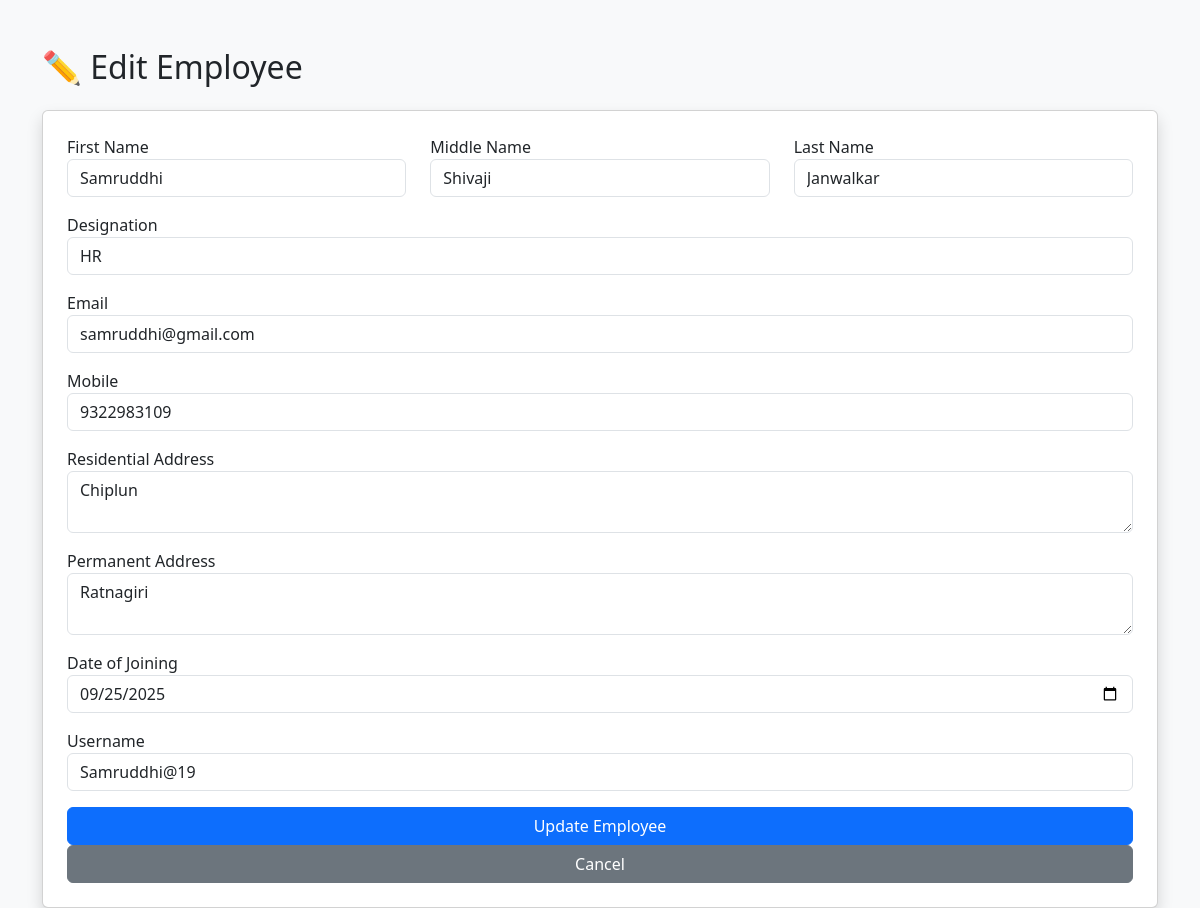
Page /employee_edit.php?id=4 (signed in) on the committed database.
### tables this page shows
CREATE TABLE `employee_details` (
  `employee_id` int(11) NOT NULL,
  `user_id` int(11) DEFAULT NULL,
  `date_of_joining` date NOT NULL,
  `address` varchar(255) DEFAULT NULL,
  `designation` varchar(100) NOT NULL,
  `first_name` varchar(50) NOT NULL,
  `middle_name` varchar(50) DEFAULT NULL,
  `last_name` varchar(50) NOT NULL,
  `mobile_no` varchar(15) NOT NULL,
  `whatsapp_no` varchar(15) DEFAULT NULL,
  `email_id` varchar(100) NOT NULL,
  `residential_address` varchar(255) DEFAULT NULL,
  `permanent_address` varchar(255) DEFAULT NULL,
  `aadhar_card_no` varchar(20) NOT NULL,
  `pan_card_no` varchar(20) DEFAULT NULL
);

CREATE TABLE `users` (
  `user_id` int(11) NOT NULL,
  `username` varchar(50) NOT NULL,
  `password` varchar(255) NOT NULL,
  `role` enum('admin','employee') NOT NULL,
  `last_login` datetime DEFAULT NULL
);

### employee_edit.php (the view, shortened to what this page needs)
<?php
include 'db.php';
$employee_id = intval($_GET['id']);
$sql = "SELECT e.*, u.username
        FROM employee_details e
        JOIN users u ON e.user_id = u.user_id
        WHERE e.employee_id = ?";
$stmt = $conn->prepare($sql);
$stmt->bind_param("i", $employee_id);
$stmt->execute();
$result = $stmt->get_result();
$employee = $result->fetch_assoc();
?>
<!DOCTYPE html>
<html lang="en">
<head>
    <link href="https://cdn.jsdelivr.net/npm/bootstrap@5.3.0/dist/css/bootstrap.min.css" rel="stylesheet">
</head>
<body class="bg-light">
<div class="container mt-5">
    <h2 class="mb-4">✏️ Edit Employee</h2>
    <form method="POST" class="card p-4 shadow">
        <div class="row">
            <div class="col-md-4 mb-3">
                <label>First Name</label>
                <input type="text" name="first_name" class="form-control" value="<?= $employee['first_name'] ?>" required>
            </div>
            <div class="col-md-4 mb-3">
                <label>Middle Name</label>
                <input type="text" name="middle_name" class="form-control" value="<?= $employee['middle_name'] ?>">
            </div>
            <div class="col-md-4 mb-3">
                <label>Last Name</label>
                <input type="text" name="last_name" class="form-control" value="<?= $employee['last_name'] ?>" required>
            </div>
        </div>
        <div class="mb-3">
            <label>Designation</label>
            <input type="text" name="designation" class="form-control" value="<?= $employee['designation'] ?>" required>
        </div>
        <div class="mb-3">
            <label>Email</label>
            <input type="email" name="email_id" class="form-control" value="<?= $employee['email_id'] ?>" required>
        </div>
        <div class="mb-3">
            <label>Mobile</label>
            <input type="text" name="mobile_no" class="form-control" value="<?= $employee['mobile_no'] ?>" required>
        </div>
        <div class="mb-3">
            <label>Residential Address</label>
            <textarea name="residential_address" class="form-control" required><?= $employee['residential_address'] ?></textarea>
        </div>
        <div class="mb-3">
            <label>Permanent Address</label>
            <textarea name="permanent_address" class="form-control" required><?= $employee['permanent_address'] ?></textarea>
        </div>
        <div class="mb-3">
            <label>Date of Joining</label>
            <input type="date" name="date_of_joining" class="form-control" value="<?= $employee['date_of_joining'] ?>" required>
        </div>
        <div class="mb-3">
            <label>Username</label>
            <input type="text" name="username" class="form-control" value="<?= $employee['username'] ?>" required>
        </div>
        <button type="submit" class="btn btn-primary">Update Employee</button>
        <a href="admin_dashboard.php" class="btn btn-secondary">Cancel</a>
    </form>
</div>
</body>
</html>

### rows in the picture
employee_details: first_name "Samruddhi", middle_name "Shivaji", last_name "Janwalkar", designation "HR", email_id "samruddhi@gmail.com", mobile_no "9322983109", residential_address "Chiplun", permanent_address "Ratnagiri", date_of_joining "09/25/2025", username "Samruddhi@19"
